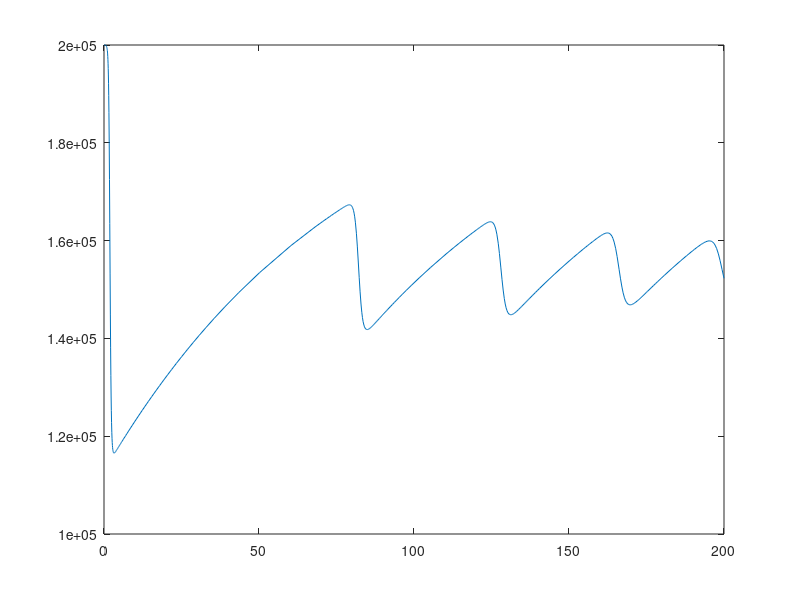
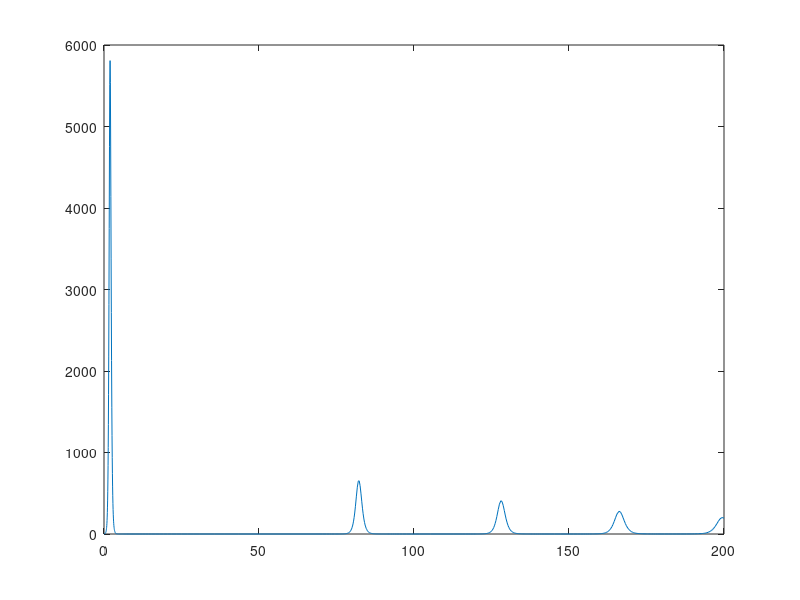
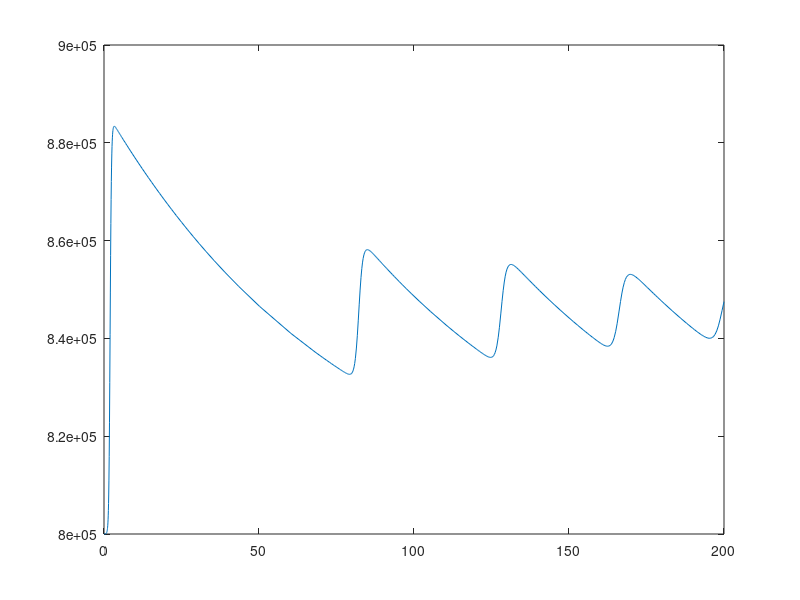

Write MATLAB code to recreate these figures, in order.
function sol = SIR()
% Modèle SIR avec vaccination

% Paramètres du modèle
N = 1e6 ;      % popultation totale
m = 1/80 ;    % taux de mortalité/natalité, essperance de vie de 80ans
v = 0.8 ;    % couverture vaccinale de 80%RUN_SEIR simulation of the SEIR model
g = 52/3 ;    % durée de l'infection 3semaines
R0 = 6.5 ;      % taux de reproduction de base
beta = R0*(m+g)/N ;   % taux d'infection S -> I
% t_immun = 10 ;    % durée de l'immunité vaccinale

  
% Paramètres d'intégration
Si = (1-v)*N - 1 ;
Ii = 1 ;
Ri = v*N ;
% Vi = v*m*N;
% times = seq(0, 2, 0.1);
IC = [Si ; Ii ; Ri]; % seed a few exposed individuals
tspan = [0:0.001:200]; % en années

% simulations
options = odeset('RelTol', 1e-6, 'AbsTol', 1e-6);
sol = ode45(@sir,tspan,IC,options);

%figure(2); clf;
% semilogy(sol.x, sol.y(1:3,:));
f1 = figure(1); clf;
plot(sol.x, sol.y(1,:));
f2 = figure(2); clf;
plot(sol.x, sol.y(2,:));
f3 = figure(3); clf;
plot(sol.x, sol.y(3,:));

% disp(['Percentage of contaminated 100*(E+I+R)/N at day ' num2str(tspan(2)), ': ', ...
 % num2str(100*sum(sol.y(2:3,end)/N))]);


    function dxdt = sir(~,xx)  % nested function 
        % SIR is the ODE rhs 
        
        S = xx(1); I = xx(2); R = xx(3);
        
        dxdt = [ (1-v)*m*N - m*S - beta*S*I ;
                 beta*S*I - m*I - g*I ;
                 g*I + v*m*N - m*R ]; 
    end                         % end nested function seir

end                             % end main function run_SEIR 
